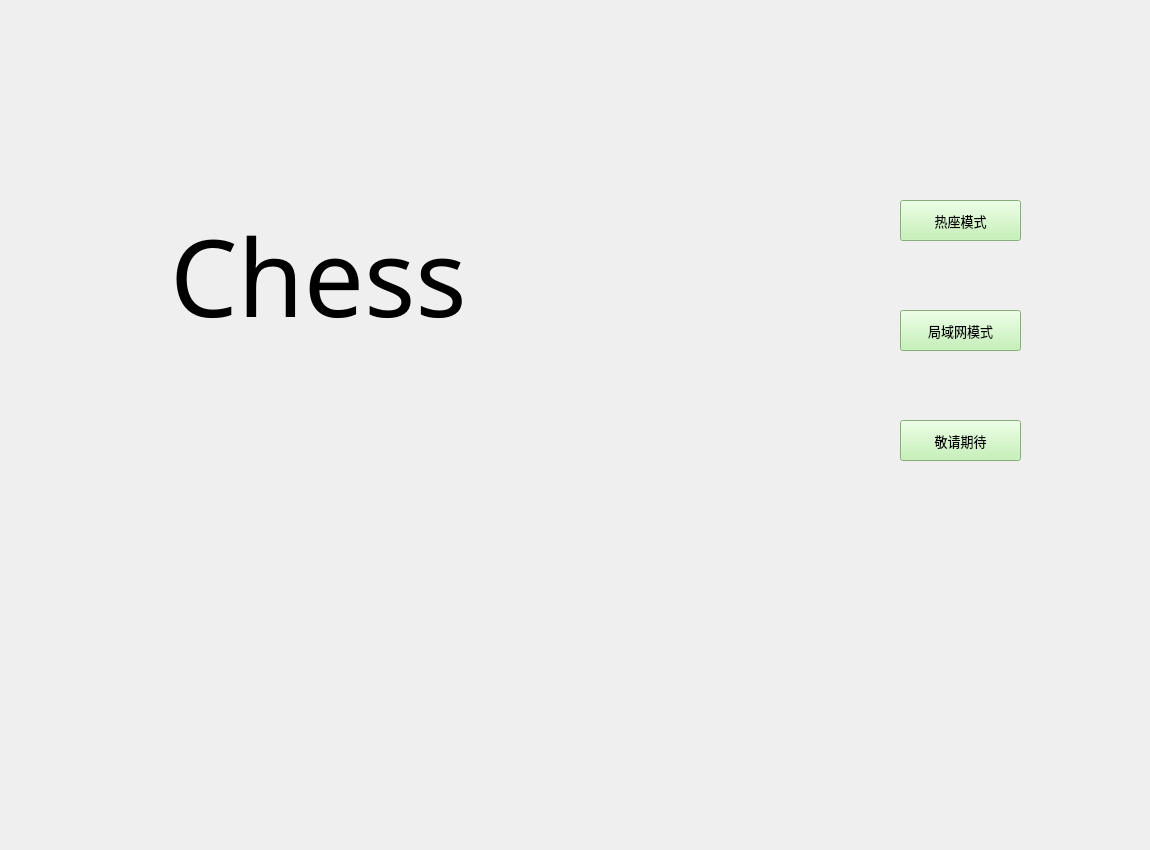
<?xml version="1.0" encoding="UTF-8"?>
<ui version="4.0">
 <class>Menu</class>
 <widget class="QFrame" name="Menu">
  <property name="geometry">
   <rect>
    <x>0</x>
    <y>0</y>
    <width>1150</width>
    <height>850</height>
   </rect>
  </property>
  <property name="windowTitle">
   <string>a</string>
  </property>
  <widget class="QLabel" name="label_logo">
   <property name="geometry">
    <rect>
     <x>170</x>
     <y>110</y>
     <width>461</width>
     <height>331</height>
    </rect>
   </property>
   <property name="font">
    <font>
     <family>Segoe Script</family>
     <pointsize>80</pointsize>
     <italic>false</italic>
     <stylestrategy>PreferAntialias</stylestrategy>
    </font>
   </property>
   <property name="text">
    <string>Chess</string>
   </property>
  </widget>
  <widget class="QPushButton" name="pushButton_one">
   <property name="geometry">
    <rect>
     <x>900</x>
     <y>200</y>
     <width>121</width>
     <height>41</height>
    </rect>
   </property>
   <property name="font">
    <font>
     <family>微软雅黑</family>
     <pointsize>10</pointsize>
    </font>
   </property>
   <property name="styleSheet">
    <string notr="true">background-color: rgb(187, 241, 169);</string>
   </property>
   <property name="text">
    <string>热座模式</string>
   </property>
  </widget>
  <widget class="QPushButton" name="pushButton_two">
   <property name="geometry">
    <rect>
     <x>900</x>
     <y>310</y>
     <width>121</width>
     <height>41</height>
    </rect>
   </property>
   <property name="font">
    <font>
     <family>微软雅黑</family>
     <pointsize>10</pointsize>
    </font>
   </property>
   <property name="styleSheet">
    <string notr="true">background-color: rgb(187, 241, 169);</string>
   </property>
   <property name="text">
    <string>局域网模式</string>
   </property>
  </widget>
  <widget class="QPushButton" name="pushButton_wait">
   <property name="geometry">
    <rect>
     <x>900</x>
     <y>420</y>
     <width>121</width>
     <height>41</height>
    </rect>
   </property>
   <property name="font">
    <font>
     <family>微软雅黑</family>
     <pointsize>10</pointsize>
    </font>
   </property>
   <property name="styleSheet">
    <string notr="true">background-color: rgb(187, 241, 169);</string>
   </property>
   <property name="text">
    <string>敬请期待</string>
   </property>
  </widget>
 </widget>
 <resources/>
 <connections/>
</ui>
